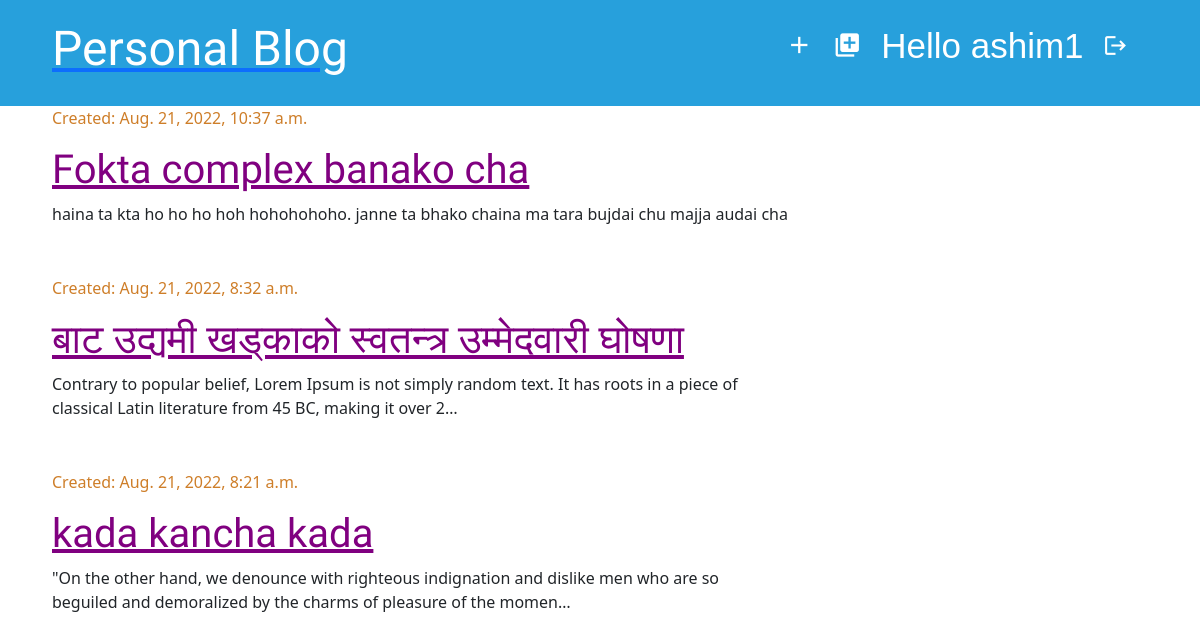
Page /draft-list/ (signed in) on the committed database.
### personal_blog/models.py (models this page shows, shortened)
class Post(models.Model):
    title = models.CharField(max_length=256)
    text = models.TextField()
    created_date = models.DateTimeField(default = timezone.now)
    published_date = models.DateTimeField(blank = True, null = True)
    author = models.ForeignKey('auth.User', on_delete=models.CASCADE)

### personal_blog/views.py (the view)
# urls.py: path("draft-list/", draft_list,name="draft-list" ),
@login_required
def draft_list(request):
    drafts = Post.objects.filter(published_date__isnull= True).order_by('-created_date')
    return render(
    request,
    "draft_list.html",
    {"drafts": drafts},
    )

### template/draft_list.html
{% extends "base.html" %}
{% block content %}
{% for draft in drafts %}
<div class="post">
 <p class="date">Created: {{draft.created_date}}</p>
<h1><a href="/post-detail/{{draft.pk}}">{{draft.title}}</a></h1>
  <p>{{draft.text | truncatechars:150 }}</p>
</div>
{% endfor %}
{% endblock content %}

### template/base.html (shortened to what this page needs)
{% load static%}
<!doctype html>
<html lang="en">
  <head>
    <link href="{% static 'css/bootstrap.min.css' %}" rel="stylesheet">
    <link href="{% static 'css/style.css' %}" rel="stylesheet">
    <link href="{% static 'css/blog.css' %}" rel="stylesheet">
  </head>
  <body>
    <div class="page-header container-fluid">
      <div class="container">
           {% if user.is_authenticated %}
            <p class="top-menu" style="font-family: Arial, Helvetica, sans-serif; font-size: 35px;">Hello {{user.username}} &nbsp;
              <a href="{% url 'logout' %}" class="top-menu">
                <span class="material-icons md-48" style="font-size: 25px;">
                  </span>
                </a>
            </p>
            <a href="{% url 'draft-list' %}" class="top-menu">
              <span class="material-icons md-48">
                </span>
              </a>
            <a href="{% url 'post-add' %}" class="top-menu">
            <span class="material-icons md-48">
              </span>
            </a>
              {% else %}
              <a href="{% url 'login' %}" class="top-menu">
                <span class="material-icons md-48">
                  lock
                  </span>
                </a>
              {% endif %}
              <a href="/"><h1>Personal Blog</h1></a>
    </div>
  </div>
    <div class="content container">
        <div class="row">
            <div class="col-md-8">
    {% block content %}
    {% endblock %}
            </div>
        </div>
    </div>
</body>
</html>

### static/css/style.css (style rules this page uses)
body { margin: 0; padding: 0; }
.md-48 { font-size: 28px; }

### static/css/blog.css (style rules this page uses)
body { padding-left: 0px; }
h1 a { color: #27a0dc; font-family: 'Lobster'; }
.page-header { background-color: #27a0dc; margin-top: 0; padding: 20px 20px 20px 40px; }
.page-header h1, .page-header h1 a, .page-header h1 a:visited, .page-header h1 a:active { color: #ffffff; font-size: 36pt; text-decoration: none; }
.content { margin-left: 40px; }
h1, h2, h3, h4 { font-family: 'Lobster', cursive; }
.date { color: #ce7e29; }
.top-menu, .top-menu:hover, .top-menu:visited { color: #ffffff; float: right; font-size: 26pt; margin-right: 20px; }
.post { margin-bottom: 50px; }
.post h1 a, .post h1 a:visited { color: purple; }

### rows in the picture
Post: created_date "Aug. 21, 2022, 10:37 a.m.", title "Fokta complex banako cha", text "haina ta kta ho ho ho hoh hohohohoho. janne ta bhako chaina ma tara bujdai chu majja audai cha"
Post: created_date "Aug. 21, 2022, 8:32 a.m.", title "बाट उद्यमी खड्काको स्वतन्त्र उम्मेदवारी घोषणा", text "Contrary to popular belief, Lorem Ipsum is not simply random text. It has roots in a piece of classical Latin literature from 45 BC, making it over 2…"
Post: created_date "Aug. 21, 2022, 8:21 a.m.", title "kada kancha kada", text "\"On the other hand, we denounce with righteous indignation and dislike men who are so beguiled and demoralized by the charms of pleasure of the momen…"

### other values in the picture
{{ user.username }} "ashim1"
